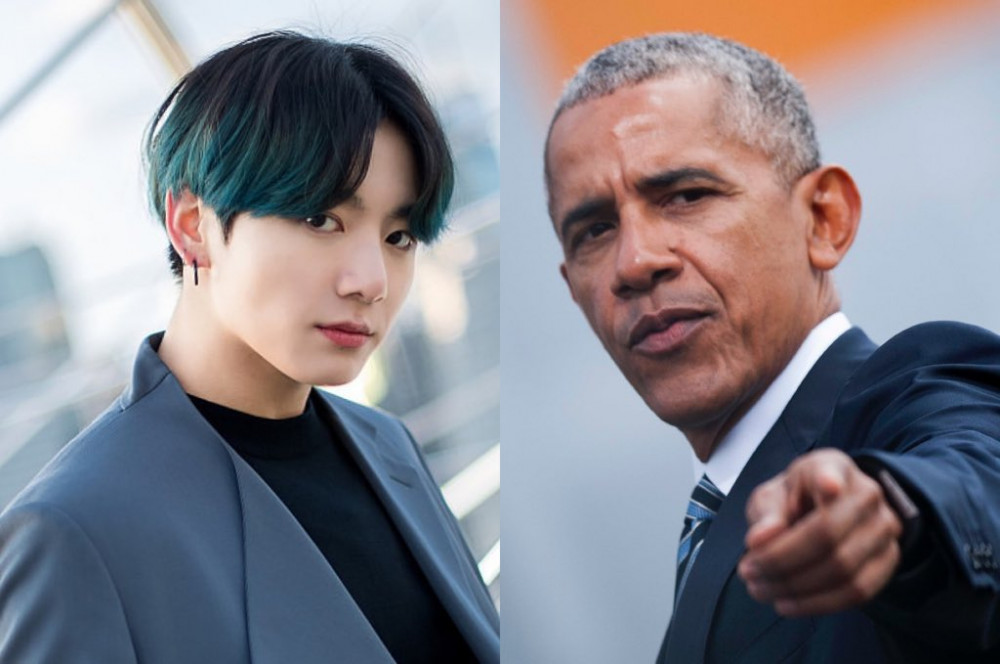
#> input picture HW2/hw2.png, 1000 x 664 px
$ python hw2.py
#> lines starting #> are read from the running program, lines starting #| are printed output that depends on the picture; after the words box and inside, x2 and y2 are one past the last pixel; in counts of white or black regions, pixels touching at a corner belong together
import cv2

face_cascade = cv2.CascadeClassifier(cv2.data.haarcascades + 'haarcascade_frontalface_alt.xml')
eye_cascade = cv2.CascadeClassifier(cv2.data.haarcascades + 'haarcascade_eye_tree_eyeglasses.xml')

# 讀取照片
img = cv2.imread("hw2.png")
#> img is the input picture: shape (664, 1000, 3); mean B, G, R 139.9, 132.4, 134.6
gray_img = cv2.cvtColor(img, cv2.COLOR_BGR2GRAY)
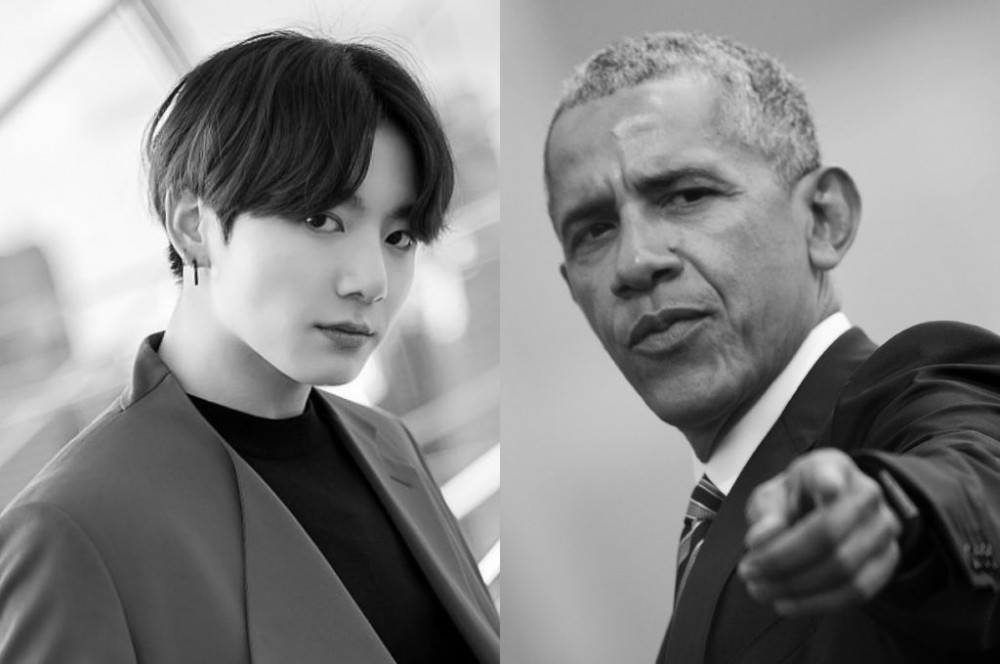
#> gray_img: shape (664, 1000); min 0, max 255, mean 134
faces = face_cascade.detectMultiScale(gray_img, 1.1, 1)
#> faces = [[244, 148, 228, 228], [509, 106, 272, 272]]

for (x, y , w ,h) in faces:
    cv2.rectangle(img, (x,y), (x+w, y+h), (255, 0 , 0), 3)
    faceROI = gray_img[y:y+h, x:x+w]
    eyes = eye_cascade.detectMultiScale(faceROI, 1.2, 1)
    for (x2, y2 ,w2, h2) in eyes:
        eye_center = (x + x2 + w2//2, y + y2 + h2//2)
        radius = int(round((w2 + h2)*0.25))
        frame = cv2.circle(img, eye_center, radius, (0, 0, 255), 3)
#> this loop made 2 passes
#> (x, y, w, h, eyes) on passes 1 to 2: (244, 148, 228, 228, [[132, 69, 45, 45], [53, 50, 46, 46]]), (509, 106, 272, 272, [[148, 60, 62, 62], [53, 94, 63, 63]])
#> pass 1, `faceROI = gray_img[y:y+h, x:x+w]`:
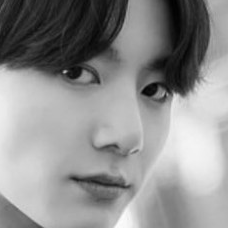
#> faceROI: shape (228, 228); min 0, max 252, mean 142.1
#> pass 2, `faceROI = gray_img[y:y+h, x:x+w]`:
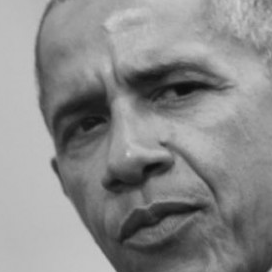
#> faceROI: shape (272, 272); min 13, max 207, mean 137.9
#> after the loop:
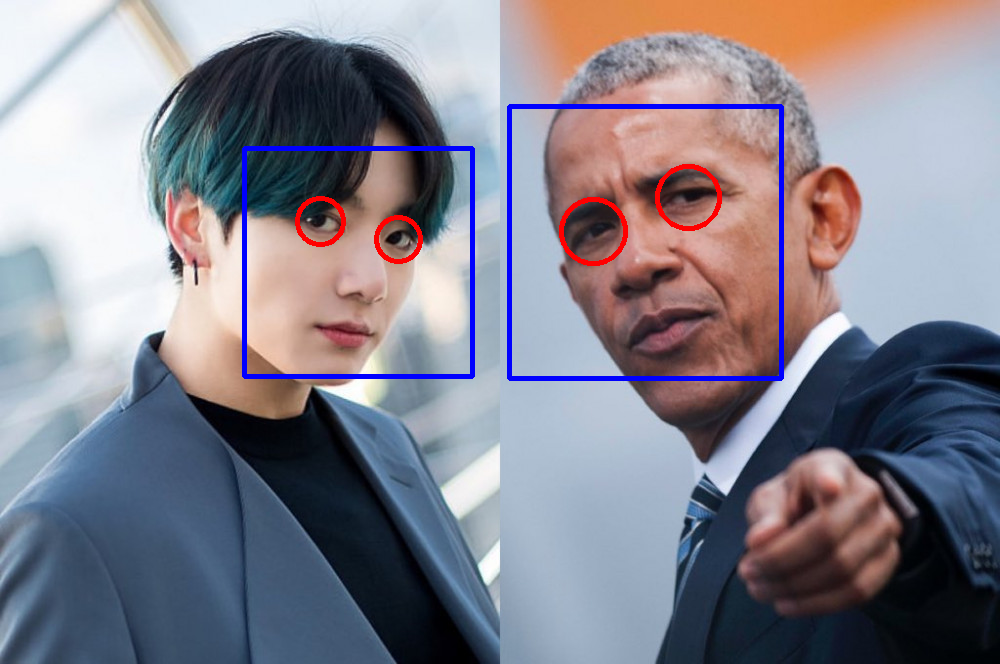
#> img: shape (664, 1000, 3); 2.01% of pixels changed, all inside (x1, y1, x2, y2) = (242, 104, 784, 381)

cv2.imshow("img", img)

cv2.waitKey(0)
cv2.destroyAllWindows()

cv2.imwrite('hw2_ans.jpg', img)
